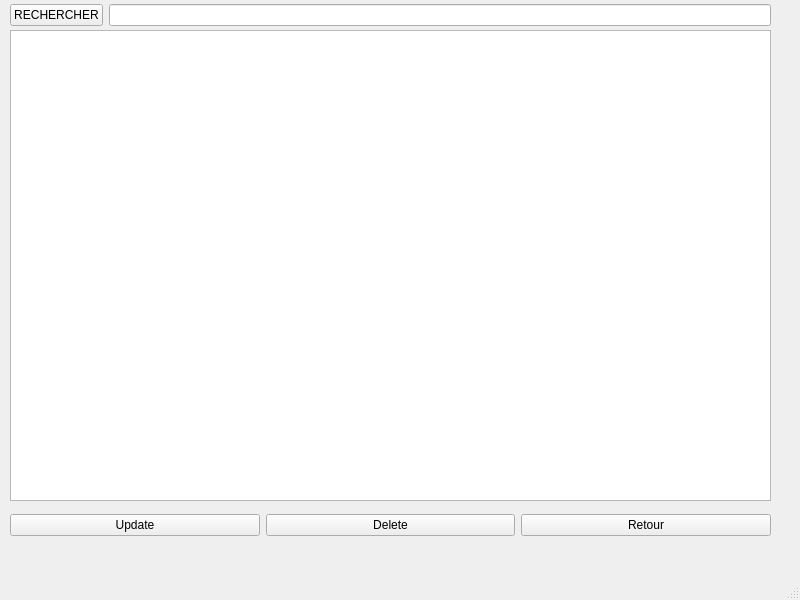
<?xml version="1.0" encoding="UTF-8"?>
<ui version="4.0">
 <class>uipersonlist</class>
 <widget class="QMainWindow" name="uipersonlist">
  <property name="geometry">
   <rect>
    <x>0</x>
    <y>0</y>
    <width>800</width>
    <height>600</height>
   </rect>
  </property>
  <property name="windowTitle">
   <string>MainWindow</string>
  </property>
  <widget class="QWidget" name="centralwidget">
   <widget class="QWidget" name="horizontalLayoutWidget">
    <property name="geometry">
     <rect>
      <x>10</x>
      <y>30</y>
      <width>761</width>
      <height>471</height>
     </rect>
    </property>
    <layout class="QHBoxLayout" name="horizontalLayout">
     <item>
      <widget class="QTableView" name="tableViewListPersons"/>
     </item>
    </layout>
   </widget>
   <widget class="QWidget" name="gridLayoutWidget">
    <property name="geometry">
     <rect>
      <x>10</x>
      <y>510</y>
      <width>761</width>
      <height>31</height>
     </rect>
    </property>
    <layout class="QGridLayout" name="gridLayout">
     <item row="0" column="0">
      <widget class="QPushButton" name="pushButtonUpdate">
       <property name="text">
        <string>Update</string>
       </property>
      </widget>
     </item>
     <item row="0" column="1">
      <widget class="QPushButton" name="pushButtonDelete">
       <property name="text">
        <string>Delete</string>
       </property>
      </widget>
     </item>
     <item row="0" column="2">
      <widget class="QPushButton" name="pushButtonRetour">
       <property name="text">
        <string>Retour</string>
       </property>
      </widget>
     </item>
    </layout>
   </widget>
   <widget class="QWidget" name="horizontalLayoutWidget_2">
    <property name="geometry">
     <rect>
      <x>10</x>
      <y>0</y>
      <width>761</width>
      <height>31</height>
     </rect>
    </property>
    <layout class="QHBoxLayout" name="horizontalLayout_2">
     <item>
      <widget class="QPushButton" name="pushButtonFind">
       <property name="text">
        <string>RECHERCHER</string>
       </property>
      </widget>
     </item>
     <item>
      <widget class="QLineEdit" name="lineEditFind"/>
     </item>
    </layout>
   </widget>
  </widget>
  <widget class="QMenuBar" name="menubar">
   <property name="geometry">
    <rect>
     <x>0</x>
     <y>0</y>
     <width>800</width>
     <height>22</height>
    </rect>
   </property>
  </widget>
  <widget class="QStatusBar" name="statusbar"/>
 </widget>
 <resources/>
 <connections/>
</ui>
